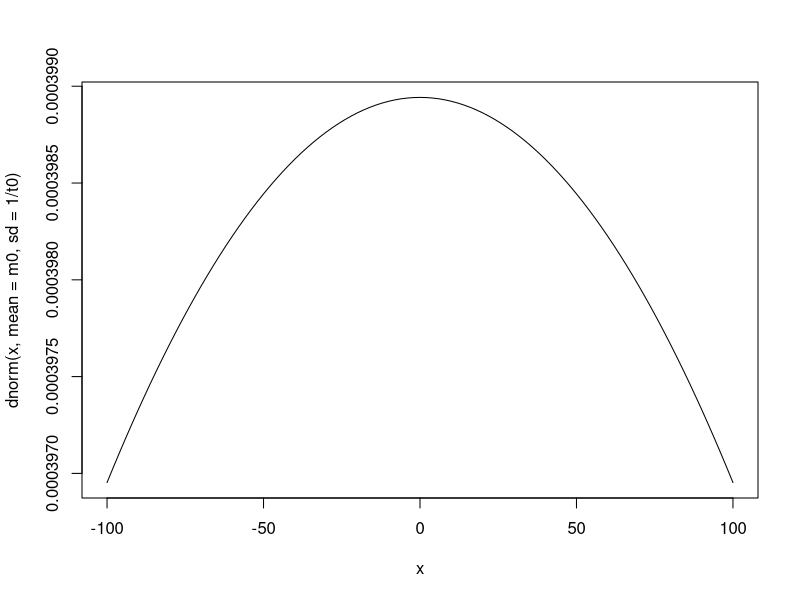
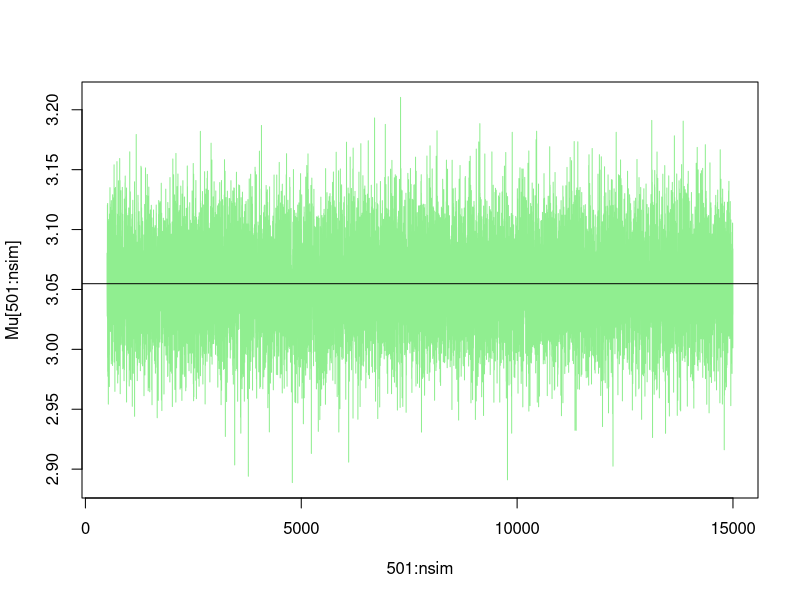

Write R code to recreate these figures, in order.
# Gibbs sampler for simple normal mean hierarchical model
# Based on Brian Neelon's script - Nov 19, 2007  http://www.duke.edu/~neelo003/r/
# Modified by Ian Dworkin August 31st 2010
###################################

# Conjugate priors (mu~ N(m0,1/t0), sigma2<-Inv-chi(a, b))

set.seed(250)

######## 
# Data #
########
n <- 100 # number of observations
nsim <-5000
mu <-3 # So the real mean for the data is mu (3 in this case)
sigma <- 2 # THe real standard deviation is sigma (3 in this case)
sigma2 <- sigma^2 # the real variance
y<-rnorm(n,mu,sigma)

####################
# Prior Hyperparms #
####################
m0<-0
t0<-.001 # t0 is the precision which is the reciprocal of the sd in this case.
a<-b<-.001

# Let's think about what the priors look like
# The prior on the mean for our model will be ~N (mean=m0, sd=1/t0)
curve(dnorm(x, mean=m0, sd= 1/t0),-100, 100)



#########
# Inits #
#########
tau<-1
mu<-0
mtau<-a+n/2

#################
# Store Results #
#################
nsim<-15000
Tau<-Mu<-Sigma<-rep(0,nsim)

#########
# Gibbs #
#########
for (i in 1:nsim) {
  v <- 1/(tau*n + t0) 
  m <- v*(tau*sum(y) + t0*m0)
  mu <- Mu[i] <- rnorm(1,m,v)

  tau <- Tau[i] <- rgamma(1,mtau,b+sum((y-mu)^2)/2)
  Sigma[i] <- 1/tau
}
#######################
# Posterior summaries #
#######################
mean(Mu[3001:nsim])	# Discard first 1500 as burn-in
mean(Sigma[3001:nsim])
plot(501:nsim,Mu[501:nsim],type="l",col="lightgreen")
abline(h=mean(Mu[501:nsim]))
